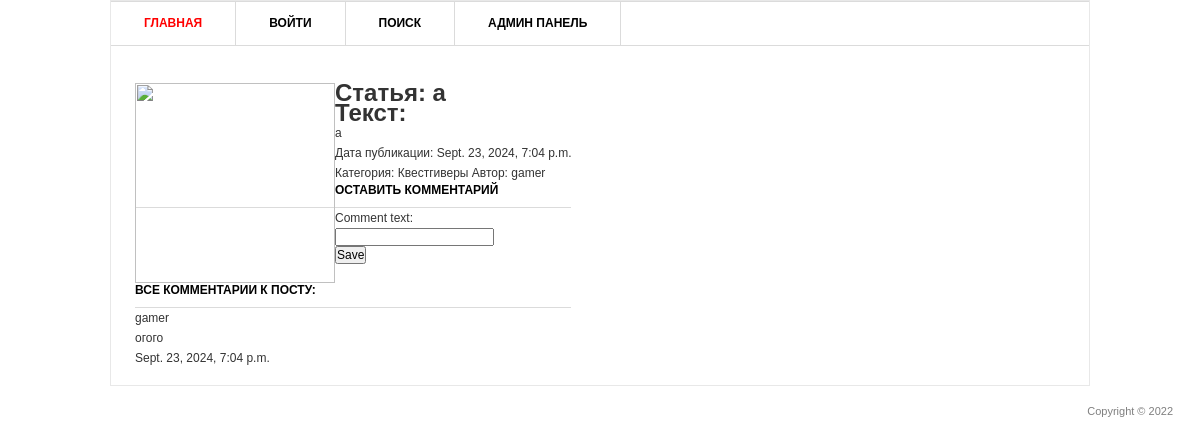
Page /main/1 on the committed database.
### ForGame/models.py (models this page shows, shortened)
class Post(models.Model):
    name = models.CharField(max_length=250, unique=True)
    description = models.TextField()
    author = models.ForeignKey(User, on_delete=models.CASCADE)
    date = models.DateTimeField(auto_now_add=True)
    category = models.ManyToManyField(to='Category', through='PostCategory')
    img = models.ImageField(upload_to='image/%Y')

class Category(models.Model):
    category = models.CharField(max_length=100, unique=True)
    subscribers = models.ManyToManyField(User, blank=True, null=True, related_name='categories')

class User(AbstractUser):
    code = models.CharField(max_length=15, blank=True, null=True)

class Comment(models.Model):
    post = models.ForeignKey(Post, on_delete=models.CASCADE)
    user = models.ForeignKey(User, on_delete=models.CASCADE)
    comment_date = models.DateTimeField(auto_now_add=True)
    comment_text = models.CharField(max_length=2000)
    rating = models.IntegerField(default=0)

### ForGame/views.py (the view)
# urls.py: path('<int:pk>', PostDetail.as_view(), name='postdetail'),
class PostDetail(DetailView):
    model = Post
    template_name = 'flatpages/postdetail.html'
    context_object_name = 'post'
    def post(self, request, **kwargs):
        post = self.get_object()
        form = CommentForm(request.POST)
        if form.is_valid():
            comment = form.save(commit=False)
            comment.post = post
            comment.user = request.user
            comment.save()
            return redirect('postdetail', pk=post.pk)
    def get_context_data(self, **kwargs):
        context = super().get_context_data(**kwargs)
        context['form'] = CommentForm()
        return context

### ForGame/forms.py
class CommentForm(forms.ModelForm):
    class Meta:
        model = Comment
        fields = [
            'comment_text',
        ]

### templates/flatpages/postdetail.html (shortened to what this page needs)
{% extends 'flatpages/default.html' %}
{% block content %}
<div class="item">
        <div class="image left">
            <a href="#"><img src="{post.img.url}" width="200px" /></a>
        </div>
        <div class="text left">
            <h1>Статья: {{post.name}}</h1>
            <h1>Текст:</h1>
            <p>{{post.description}}</p>
            <p>Дата публикации: {{post.date}}</p>
             Категория:
            {% for cat in post.category.all %}
            {{cat.category}}
            {% endfor %}
            <h10>Автор: {{post.author}} </h10>
        </div>
    <div class="form-comment">
        <h3>Оставить комментарий</h3>
            <form action="" method="post">
                {{ form }}
                <input type="submit" value="Save" />
            </form>
    </div>
    </div>
<div>
    <h3>Все комментарии к посту:</h3>
    {% if post.comment_set.all %}
    {% for com in post.comment_set.all %}
    <p> {{com.user}}</p>
    <p> {{com.comment_text}}</p>
    <p> {{com.comment_date}}</p>
    {% endfor %}
    {% endif %}
</div>
{% endblock content %}

### static/css/style.css (style rules this page uses)
* { margin: 0; padding: 0; outline:0; }
body { font-size: 12px; line-height: 20px; font-family: Georgia, Arial, Helvetica, Sans-Serif; color: #333; background: url() repeat 0 0; }
a { color: #ff0000; text-decoration: none; cursor:pointer; }
a img { border: 0; }
input, textarea, select { font-family: Arial, Helvetica, sans-serif; font-size:12px; }
.left, .alignleft { float: left; display: inline; }
#main h3 { font-size: 12px; line-height: 15px; color: #000; text-transform: uppercase; border-bottom: 1px solid #dbdbdb; padding: 0 0 9px 0; }

### rows in the picture
Post: name "a", description "a", date "Sept. 23, 2024, 7:04 p.m.", author "gamer"
Category: category "Квестгиверы"
Comment: user "gamer", comment_text "огого", comment_date "Sept. 23, 2024, 7:04 p.m."
